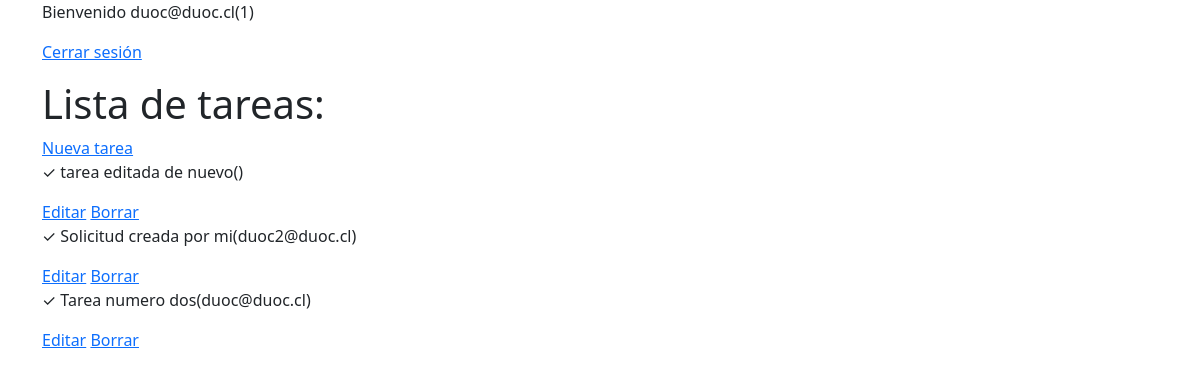
The app's page / (signed in) with its own data.
### web_crud/models.py (models this page shows)
class Tarea(models.Model):
    id = models.BigAutoField(primary_key=True)
    texto = models.CharField(null = False,max_length=1024)
    completado = models.BooleanField()
    creador = models.ForeignKey(User,null=True,on_delete=models.CASCADE)

### web_crud/views.py (the view)
# urls.py: path('',views.lista,name='lista'),
def lista(request):
    todas_tareas = Tarea.objects.all()
    context = {
        "tareas":todas_tareas
    }
    return render(request,'lista.html',context)

### web_crud/templates/lista.html
{% extends "base.html" %}
{% block contenido %}
<h1>Lista de tareas:</h1>
<a href="{% url "nueva" %}">Nueva tarea</a>
{% for t in tareas %}
    <div>
        <p>
            {% if t.completado %}
                ✓
            {% else %}
                X
            {% endif %}
            {{t.texto}}({{t.creador.username}})
        </p>
        <a href="{% url "editar" t.id %}">Editar</a>
        <a href="{% url "borrar" t.id %}">Borrar</a>
    </div>
{% endfor %}
{% endblock contenido %}

### web_crud/templates/base.html (shortened to what this page needs)
<!doctype html>
<html lang="en">
  <head>
    <link href="https://cdn.jsdelivr.net/npm/bootstrap@5.3.3/dist/css/bootstrap.min.css" rel="stylesheet">
  </head>
  <body>
    <div class="container">
        {% if user.is_authenticated %}
            <p>Bienvenido {{user.username}}({{user.id}})</p>
            <p><a href="{% url "salir" %}">Cerrar sesión</a></p>
        {% else %}
            <p>Bienvenido visitante, inicia sesión <a href="{% url "login" %}">aqui</a>, o <a href="{% url "registro" %}">registrate</a></p>
        {% endif %}
    </div>
    <div class="container">
     {% block contenido %}
    {% endblock contenido %}
    </div>
  </body>
</html>

### records on screen
Tarea: texto "tarea editada de nuevo"
Tarea: texto "Solicitud creada por mi", creador.username "duoc2@duoc.cl"
Tarea: texto "Tarea numero dos", creador.username "duoc@duoc.cl"

### other values on screen
{{ user.username }} "duoc@duoc.cl"
{{ user.id }} "1"
